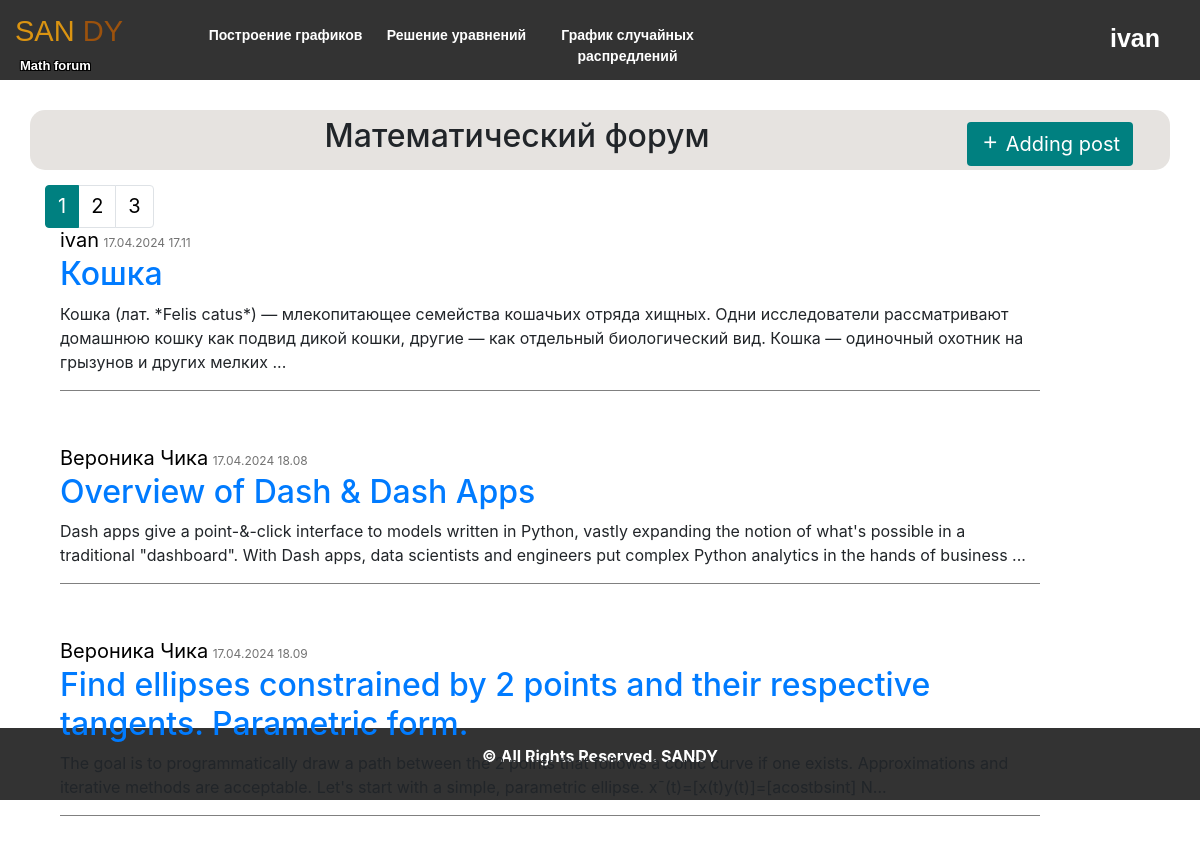
The page /forum (signed in) on the database its author committed.
### data/users.py (models this page shows, shortened)
class User(SqlAlchemyBase, UserMixin, SerializerMixin):
    __tablename__ = 'users'
    id = sqlalchemy.Column(sqlalchemy.Integer, primary_key=True, autoincrement=True)
    username = sqlalchemy.Column(sqlalchemy.String, nullable=True)
    email = sqlalchemy.Column(sqlalchemy.String, index=True, unique=True, nullable=True)
    hashed_password = sqlalchemy.Column(sqlalchemy.String, nullable=True)
    post = orm.relationship("Post", back_populates='user')

### data/post.py (models this page shows, shortened)
class Post(SqlAlchemyBase, SerializerMixin):
    __tablename__ = 'posts'
    id = sqlalchemy.Column(sqlalchemy.Integer, primary_key=True, autoincrement=True)
    team_leader = sqlalchemy.Column(sqlalchemy.Integer, sqlalchemy.ForeignKey("users.id"))
    user = orm.relationship('User')
    title = sqlalchemy.Column(sqlalchemy.String, nullable=True)
    posts = sqlalchemy.Column(sqlalchemy.String, nullable=True)
    views = sqlalchemy.Column(sqlalchemy.Integer, default=0)
    image_post = sqlalchemy.Column(sqlalchemy.String(50), nullable=False, default='default.jpg')
    start_date = sqlalchemy.Column(sqlalchemy.DateTime, default=datetime.datetime.now)

### main.py (the view)
@app.route("/", methods=['GET', 'POST'])
@app.route("/forum", methods=['GET', 'POST'])
def forum():
    session = db_session.create_session()
    posts = session.query(Post).all()
    if posts:
        page = request.args.get('page', 1, type=int)  # Получаем номер текущей страницы из параметров запроса
        per_page = 3  # Количество постов на одной странице
        total_posts = len(posts)  # Общее количество постов
        start_index = (page - 1) * per_page
        end_index = min(start_index + per_page, total_posts)
        posts_on_page = posts[start_index:end_index]
        pagination_info = {
            'total': total_posts,
            'page': page,
            'per_page': per_page,
            'pages': total_posts // per_page + (1 if total_posts % per_page > 0 else 0)
        }
        total_pages = total_posts // per_page + (1 if total_posts % per_page > 0 else 0)
        return render_template("index.html", title='Математический форум',
                           posts=posts_on_page, total_pages=total_pages, page=page)
    return render_template("index.html", title='Математический форум',
                           either="Пока ещё не опубликовано ни одного поста", total_pages=0)

### data/db_session.py (called while the page is built)
def create_session() -> Session:
    global __factory
    return __factory()

### main.py (called while the page is built)
@login_manager.user_loader
def load_user(user_id):
    db_sess = db_session.create_session()
    return db_sess.query(User).get(user_id)

### templates/index.html
{% extends "base.html" %}
{% block content %}
<div class="container">
    <div class="header" style="text-align: center; margin: 15px; padding: 7px;">
        <a href="/post" class="btn" style="margin-top: 5px;"><i class='bx bx-plus'></i> Adding post</a>
        <h2>{{title}}</h2>
    </div>
    {% if either %}
        <div style="background-color: #fff; text-align: center;"><h3>{{ either}}</h3></div>
    {% else %}
        {% if posts %}
            <div class="container_blog">
                <div class="blog_content">
                  {% for item in posts %}
                    <div class="post-content">
                        <a style="font-size: 20px; color: black;">{{item.user.username}}</a>
                        <a style="color: #727272; font-size: 12px;">{{item.start_date.strftime('%d.%m.%Y %H.%M')}}</a>
                        <a href="{{ url_for('look_post', post_id=item.id) }}"><h2>{{item.title}}</h2></a>
                        {% if item.posts|count >= 100 or item %}
                            <p class="article-content" align="left">{{ item.posts|safe|truncate(250, True) }}
                        {% else %}
                            <p class="article-content" align="left">{{ item.posts }}</p>
                        {% endif %}
                        <hr />
                    </div>
                  {% endfor %}
                </div>
            </div>
        {% endif %}
        <nav aria-label="Page navigation example" style="float: left; margin-bottom: 10px; text-align: center; ">
          <ul class="pagination justify-content-center">
            {% for page_num in range(1, total_pages + 1) %}
              {% if page_num == page %}
                <li class="page-item active"><a class="page-link" href="{{ url_for('forum', page=page_num) }}"
                                                style="background-color: teal; border-color: teal;">{{ page_num }}</a></li>
              {% else %}
                <li class="page-item"><a class="page-link" href="{{ url_for('forum', page=page_num) }}"
                                         style="color: black">{{ page_num }}</a></li>
              {% endif %}
            {% endfor %}
          </ul>
        </nav>
    {% endif %}
</div>
{% endblock %}

### templates/base.html (shortened to what this page needs)
<!doctype html>
<html lang="en">
  <head>
    <link rel="stylesheet" href="/static/css/style.css">
    <link rel="stylesheet" href="https://cdn.jsdelivr.net/npm/bootstrap-icons@1.11.3/font/bootstrap-icons.min.css">
    <link rel="stylesheet"
          href="https://stackpath.bootstrapcdn.com/bootstrap/4.4.1/css/bootstrap.min.css"
>
    <link href='https://unpkg.com/boxicons@2.1.4/css/boxicons.min.css' rel='stylesheet'>
  </head>
  <body>
    <div id="block-body">
      <header>
        <div class="logo">
          <a href="/" style="text-decoration: none">
            <span class="use">SAN</span>
            <span class="web">DY</span>
          </a>
          <p>Math forum</p>
        </div>
        <div class="top-menu">
          <ul>
            <li><a href="/graf">Построение графиков</a></li>
            <li><a href="/uravn">Решение уравнений</a></li>
            <li><a href="/raspr">График случайных распредлений</a></li>
          </ul>
        </div>
        <div class="block-top-auth">
          {% if current_user.is_authenticated %}
          <a class="nikname" href="/logout" title="log out" >{{ current_user.username }}</a>
          {% else %}
          <p><a href="/register" >Регистрация</a></p>
          <p><a href="/login" >Вход</a></p>
          {% endif %}
        </div>
      </header>
    </div>
    <main>
      {% block content %}
      {% endblock %}
    </main>
    <footer class="page-footer">
      <p><b>© All Rights Reserved. SANDY</b></p>
    </footer>
  </body>
</html>

### static/css/style.css (style rules this page uses)
* { margin: 0; padding: 0; }
body { background-image: url("../img/white-needle.png"); }
#block-body { width: 100%; height: auto; }
header { width: screen width; height: 80px; background-color: #333; }
.logo { width: 200px; float: left; height: 80px; }
.logo a { display: block; margin-left: 15px; margin-top: 10px; font-family: "Exo2-Bold", sans-serif; font-size: 29px; color: #b2aeb2; text-decoration: none; cursor: pointer; }
.use { color: #db9411; }
.web { color: hsl(29, 85%, 33%); }
.logo p { margin-left: 20px; margin-top: 2px; margin-bottom: 5px; font-family: "Exo2-Medium", sans-serif; font-size: 13px; color: white; font-weight: 800; text-shadow: -1px -1px 0 #000, 1px -1px 0 #000, -1px 1px 0 #000, 1px 1px 0 #000; }
.top-menu { width: screen width; height: 80px; float: left; }
.top-menu ul li { list-style: none; float: left; text-align: center; }
.top-menu ul li a { display: block; width: 171px; text-decoration: none; font-family: "Exo2-Medium", sans-serif; font-size: 14px; color: white; height: 80px; padding-top: 25px; cursor: pointer; font-weight: 550; border-radius: 20px; }
.block-top-auth { width: 100px; float: right; margin-right: 40px; height: 80px; }
.block-top-auth a { text-decoration: none; color: white; font-family: "Exo2-Medium", sans-serif; font-size: 15px; font-weight: 700; text-decoration: underline; cursor: pointer; }
.block-top-auth .nikname { font-size: 25px; text-decoration: none; margin-top: 20px; float: right; }
.page-footer { padding: 1rem; background: #333; color: #fff; text-align: center; }
body { display: flex; flex-direction: column; }
html, body { min-height: 100vh; }
main { flex-grow: 1; }
footer { flex-grow: 0; }
.container { margin: 30px; border: 10px; background-color: #e6e3e0; border-radius: 15px; }
.container_blog { display: block; position: absolute; margin-top: 15px; }
.post-content { padding: 20px 10px 10px 10px; margin: 5px; max-width: 1000px; }
.post-content { width: 1000px; }
.container .header .btn { background-color: teal; color: #fff; transition: all .7s; float: right; }
.container hr { display: block; height: 1px; border: 0; border-top: 1px solid grey; margin: 1em 0; padding: 0; }
.container a { font-size: 20px; margin-bottom: 15px; }

### rows shown on the page
User: username "ivan"
Post: user.username "ivan", start_date "17.04.2024 17.11", title "Кошка", posts "Кошка (лат. *Felis catus*) — млекопитающее семейства кошачьих отряда хищных. Одни исследователи рассматривают домашнюю кошку как подвид дикой кошки, другие — как отдельный биологический вид. Кошка — одиночный охотник на грызунов и других мелких ..."
Post: user.username "Вероника Чика", start_date "17.04.2024 18.08", title "Overview of Dash & Dash Apps", posts "Dash apps give a point-&-click interface to models written in Python, vastly expanding the notion of what's possible in a traditional \"dashboard\". With Dash apps, data scientists and engineers put complex Python analytics in the hands of business ..."
Post: user.username "Вероника Чика", start_date "17.04.2024 18.09", title "Find ellipses constrained by 2 points and their respective tangents. Parametric form.", posts "The goal is to programmatically draw a path between the 2 points that follows a conic curve if one exists. Approximations and iterative methods are acceptable. Let's start with a simple, parametric ellipse. x¯(t)=[x(t)y(t)]=[acostbsint] N..."

### other values the page prints
{{ title }} "Математический форум"
{{ page_num }} "1"
{{ page_num }} "2" "3"
